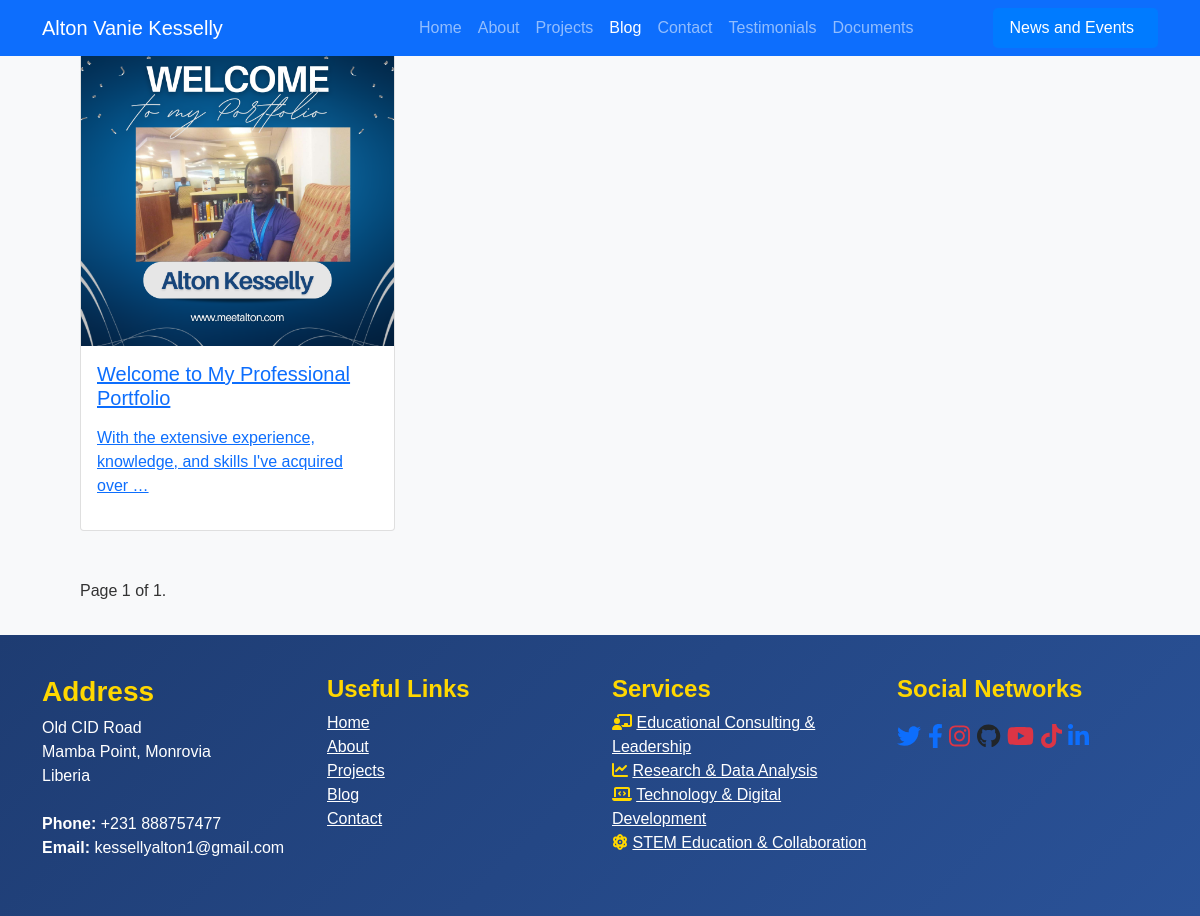
Screenshot of /blog/ with the database file from the repository.
### portfolio/models.py (models this page shows, shortened)
class Blog(models.Model):
    title = models.CharField(max_length=200, default='Untitled')
    author = models.CharField(max_length=100, default='Anonymous')
    content = CKEditor5Field('Content')
    date_posted = models.DateTimeField(default=timezone.now, blank=True)
    image = models.ImageField(upload_to='blog_images/', blank=True, null=True)
    created_at = models.DateTimeField(auto_now_add=True)
    updated_at = models.DateTimeField(auto_now=True)
    class Meta:
        ordering = ['-date_posted']

### portfolio/views.py (the view)
# urls.py: path('blog/', views.blog, name='blog-list'),  # New URL for 'blog'
def blog(request):
    posts = Blog.objects.all().order_by('-created_at')
    paginator = Paginator(posts, 6)  # Show 6 posts per page
    page_number = request.GET.get('page')
    posts = paginator.get_page(page_number)
    return render(request, 'portfolio/blog_list.html', {'posts': posts})

### portfolio/templates/portfolio/blog_list.html (shortened to what this page needs)
{% extends "base.html" %}
{% load static %}
{% block content %}
    <div id="layoutDefault">
        <div id="layoutDefault_content">
            <section class="bg-light py-10">
                <div class="container px-5">
                    <div class="row gx-5">
                        {% for post in posts %}
                            <div class="col-md-6 col-xl-4 mb-5">
                                <a class="card post-preview lift h-100" href="{% url 'blog-detail' pk=post.pk %}">
                                    <img class="card-img-top" src="{% if post.image %}{{ post.image.url }}{% else %}https://source.unsplash.com/660x360/?blog,{{ post.title }}{% endif %}" alt="{{ post.title }}" />
                                    <div class="card-body">
                                        <h5 class="card-title">{{ post.title }}</h5>
                                        <p class="card-text">{{ post.content|safe|truncatewords:10 }}</p>
                                    </div>
                                </a>
                            </div>
                        {% empty %}
                            <p>No posts to display.</p>
                        {% endfor %}
                    </div>
                    {% include "portfolio/pagination.html" with page=posts %}
                </div>
            </section>
        </div>
    </div>
{% endblock %}

### static/css/styles.css (style rules this page uses)
body { font-family: Arial, sans-serif; margin: 0; padding: 0; color: #333; }
section { padding: 2em; }

### rows the page displays
Blog: image (picture), title "Welcome to My Professional Portfolio", content "With the extensive experience, knowledge, and skills I've acquired over …"

### other values shown
{{ page.number }} "1"
{{ page.paginator.num_pages }} "1"
